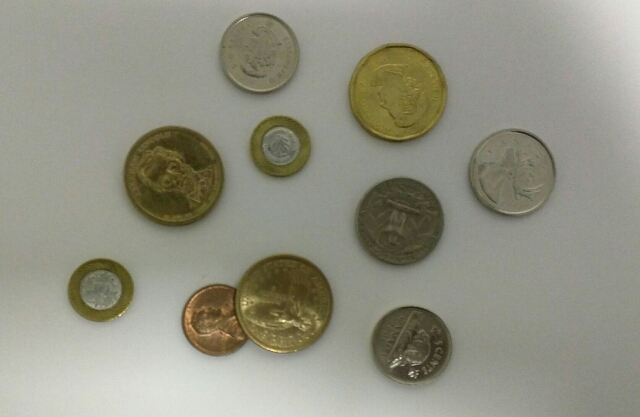
#> input picture coin.jpg, 640 x 417 px
$ python allTask.py   (older library calls are emulated)
#> lines starting #> are read from the running program, lines starting #| are printed output that depends on the picture; after the words box and inside, x2 and y2 are one past the last pixel; in counts of white or black regions, pixels touching at a corner belong together
import copy as cp
import imutils
import cv2
import numpy as np
import sys
import re
import os
import math


# Checks if the path exists
def check_path(path):
    if not os.path.exists(path):
        print('ERROR! The given path does not exist.')
        sys.exit(0)


# Finds corners : harris and shitomasi 2 Task Find corner
'''
Function : cv2.cornerHarris(image,blocksize,ksize,k)
Parameters are as follows :
1. image : the source image in which we wish to find the corners (grayscale)
2. blocksize : size of the neighborhood in which we compare the gradient
3. ksize : aperture parameter for the Sobel() Operator (used for finding Ix & Iy)
4. k : Harris detector free parameter (used in computing R)
'''


def harris_corners(image):
    gray_img = cv2.cvtColor(image, cv2.COLOR_BGR2GRAY)
    gray_img = np.float32(gray_img)

    # You can play with these parameters to get different outputs
    corners_img = cv2.cornerHarris(gray_img, 3, 3, 0.04)

    image[corners_img > 0.001 * corners_img.max()] = [255, 255, 0]

    return image


'''
Function: cv2.goodFeaturesToTrack(image,maxCorners, qualityLevel, minDistance[, corners[, mask[, blockSize[, useHarrisDetector[, k]]]]])
image – Input 8-bit or floating-point 32-bit (grayscale image).
maxCorners – You can specify the maximum no. of corners to be detected. (Strongest ones are returned if detected more than max.)
qualityLevel – Minimum accepted quality of image corners.
minDistance – Minimum possible Euclidean distance between the returned corners.
corners – Output vector of detected corners.
mask – Optional region of interest.
blockSize – Size of an average block for computing a derivative covariation matrix over each pixel neighborhood.
useHarrisDetector – Set this to True if you want to use Harris Detector with this function.
k – Free parameter of the Harris detector (used in computing R)
'''


def shi_tomasi(image):
    gray_img = cv2.cvtColor(image, cv2.COLOR_BGR2GRAY)

    # You can play with these parameters to get different outputs
    corners_img = cv2.goodFeaturesToTrack(gray_img, 1200, 0.01, 10)
    # corners_img = np.int0(corners_img)

    blank_img = np.zeros((image.shape[0], image.shape[1], 3), np.uint8)

    for corners in corners_img:
        x, y = corners.ravel()
        cv2.circle(image, (x, y), 3, [255, 255, 0], -1)
        cv2.circle(blank_img, (x, y), 2, [255, 255, 0], -1)

    return image, blank_img


def find_corners(img):
    img_dup = cp.copy(img)
    img_dup1 = cp.copy(img)

    harris = harris_corners(img)
    shitomasi, silhouette = shi_tomasi(img_dup)

    # Display different corner detection methods side by side

    out1 = np.concatenate((harris, shitomasi), axis=1)
    out2 = np.concatenate((img_dup1, silhouette), axis=1)

    out3 = np.concatenate((out1, out2), axis=0)
    # cv2.imshow('Left: Harris, Right: Shi-Tomasi',out1)
    # cv2.imshow('Important points',out2)
    cv2.imshow('Corners', out3)
    return harris, shitomasi, silhouette, out3


# 3 Task Function
def houghCircles(img):
    img = cv2.medianBlur(img, 5)
    cimg = cv2.cvtColor(img, cv2.COLOR_GRAY2BGR)

    if ((re.compile("3*")).match(cv2.__version__)):
        circles = cv2.HoughCircles(img, cv2.HOUGH_GRADIENT,
                                   1, 20, param1=70, param2=50, minRadius=0, maxRadius=0)
    else:
        circles = cv2.HoughCircles(img, cv2.cv.CV_HOUGH_GRADIENT,
                                   1, 20, param1=70, param2=50, minRadius=0, maxRadius=0)
    if circles is not None:
        if circles.any() == True :
            circles = np.uint16(np.around(circles))
            for i in circles[0, :]:
                cv2.circle(cimg, (i[0], i[1]), i[2], (0, 255, 0), 2)
                cv2.circle(cimg, (i[0], i[1]), 2, (0, 0, 255), 3)
    return cimg


def eulerToCoordinateTransform(line):
    for rho, theta in line:
        a = np.cos(theta)
        b = np.sin(theta)
        x0 = a * rho
        y0 = b * rho
        x1 = int(x0 + 1000 * (-b))
        y1 = int(y0 + 1000 * (a))
        x2 = int(x0 - 1000 * (-b))
        y2 = int(y0 - 1000 * (a))
    return [(x1, y1), (x2, y2)]


def getIntersection(line_1, line_2):
    line1 = eulerToCoordinateTransform(line_1)
    line2 = eulerToCoordinateTransform(line_2)

    s1 = np.array(line1[0])
    e1 = np.array(line1[1])

    s2 = np.array(line2[0])
    e2 = np.array(line2[1])

    a1 = (s1[1] - e1[1]) / (s1[0] - e1[0])
    b1 = s1[1] - (a1 * s1[0])

    a2 = (s2[1] - e2[1]) / (s2[0] - e2[0])
    b2 = s2[1] - (a2 * s2[0])

    if abs(a1 - a2) < sys.float_info.epsilon:
        return False

    x = (b2 - b1) / (a1 - a2)
    y = a1 * x + b1
    return (x, y)


def houghLines(img):
    gray = cv2.cvtColor(img, cv2.COLOR_BGR2GRAY)
    edges = cv2.Canny(gray, 50, 150, apertureSize=3)

    lines = cv2.HoughLines(edges, 1.75, np.pi / 180, 150)
    if lines is not None:
        if lines.any() == True :

            for line in lines:
                for rho, theta in line:
                    line_transform = eulerToCoordinateTransform(line)
                    cv2.line(img, line_transform[0], line_transform[1], (0, 0, 255), 2)

            for i in range(len(lines)):
                for j in range(i + 1, len(lines)):
                    if getIntersection(lines[i], lines[j]):
                        center = getIntersection(lines[i], lines[j])
                        if (math.isnan(center[0]) != True) or (math.isnan(center[0]) != True):
                            cv2.circle(img, (int(center[0]), int(center[1])), 2, (0, 255, 0), 3)
    return img

def main():
    imagepath = input("please.. typing image name : ")
#> the answer given: coin.jpg
    temp = imagepath[:imagepath.index(".")]
    check_path(imagepath)
    ### construct the argument parser and parse the arguments

    # loading image
    image = cv2.imread(imagepath)
#> image is the input picture: shape (417, 640, 3); mean B, G, R 130.6, 145.4, 145.8

    # Compute the ratio of the old height to the new height, clone it,
    # and resize it easier for compute and viewing
    ratio = image.shape[0] / 500.0
#> ratio = 0.834
    orig = image.copy()
    image = imutils.resize(image, height=500)
#> image: shape (500, 767, 3)

    ### convert the image to grayscale, blur it, and find edges in the image

    gray = cv2.cvtColor(image, cv2.COLOR_BGR2GRAY)

    # Gaussian Blurring to remove high frequency noise helping in
    # Contour Detection
    gray = cv2.GaussianBlur(gray, (5, 5), 0)
    # Canny Edge Detection
    edged = cv2.Canny(gray, 75, 200)
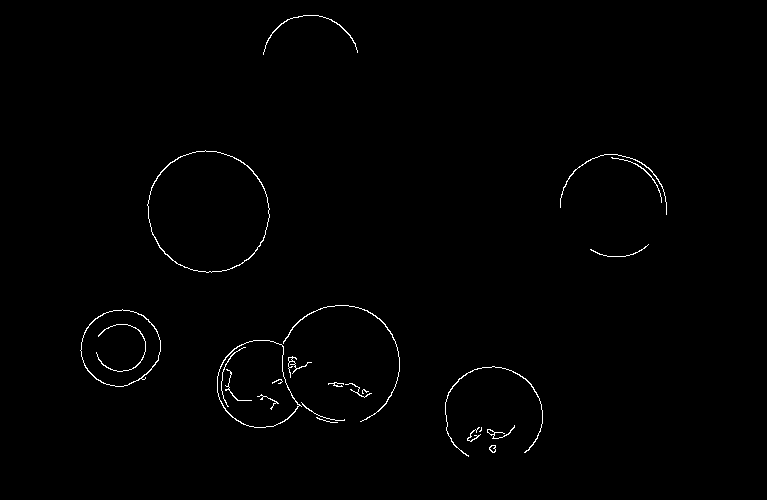
#> edged: shape (500, 767); 0.76% white in thin lines or dots, all inside (x1, y1, x2, y2) = (80, 15, 667, 457)

    print("STEP 1: Edge Detection")
    # cv2.imshow("Image", image)
    cv2.imshow("Edged", edged)
    cv2.imwrite('Edged-' + temp + '.jpg', edged)
    # finding the contours in the edged image, keeping only the
    # largest ones, and initialize the screen contour
    cnts = cv2.findContours(edged.copy(), cv2.RETR_LIST, cv2.CHAIN_APPROX_SIMPLE)
#> cnts = 30 contours, 14 with area under 20; largest, box (x1, y1, x2, y2) and area: (147, 150, 270, 273) 11554, (147, 150, 270, 273) 11462, (217, 340, 302, 428) 5226, (217, 340, 300, 428) 5164, (80, 309, 161, 387) 4706

    ## What are Contours ?
    ## Contours can be explained simply as a curve joining all the continuous
    ## points (along the boundary), having same color or intensity.
    ## The contours are a useful tool for shape analysis and object detection
    ## and recognition.

    # Handling due to different version of OpenCV
    cnts = cnts[0] if len(cnts) == 2 else cnts[1]

    # Taking only the top 5 contours by Area
    cnts = sorted(cnts, key=cv2.contourArea, reverse=True)[:5]
#> cnts = 5 contours; box (x1, y1, x2, y2) and area: (147, 150, 270, 273) 11554, (147, 150, 270, 273) 11462, (217, 340, 302, 428) 5226, (217, 340, 300, 428) 5164, (80, 309, 161, 387) 4706

    ### Heuristic & Assumption

    # A document scanner simply scans in a piece of paper.
    # A piece of paper is assumed to be a rectangle.
    # And a rectangle has four edges.
    # Therefore use a heuristic like : we’ll assume that the largest
    # contour in the image with exactly four points is our piece of paper to
    # be scanned.

    # looping over the contours
    for c in cnts:
        ### Approximating the contour

        # Calculates a contour perimeter or a curve length
        peri = cv2.arcLength(c, True)
        approx = cv2.approxPolyDP(c, 0.01 * peri, True)  # 0.02

        # if our approximated contour has four points, then we
        # can assume that we have found our screen
        screenCnt = approx
        if len(approx) == 4:
            screenCnt = approx
            break
#> this loop made 5 passes
#> peri on passes 1 to 5: 407.1, 404.7, 289.8, 284.4, 270

    # show the contour (outline)
    print("STEP 2: Finding Boundary")

    cv2.drawContours(image, [screenCnt], -1, (0, 255, 0), 2)
    cv2.imshow("Boundary", image)
    cv2.imwrite('Boundary-' + temp + '.jpg', image)
    cv2.waitKey(0)
    cv2.destroyAllWindows()
    img = cv2.imread(imagepath)

    harris, shitomasi, silhoutte, out3 = find_corners(img)
#> in shi_tomasi, `corners_img = cv2.goodFeaturesToTrack(gray_img, 1200, 0.01, 10)`: corners_img = 197 rows, first 8: [400, 358], [413, 372], [234, 317], [119, 315], [285, 321], [245, 302], [390, 366], [302, 325]
#> the loop in shi_tomasi, `for corners in corners_img:` made 197 passes
#> after the loop in shi_tomasi, `for corners in corners_img:`:
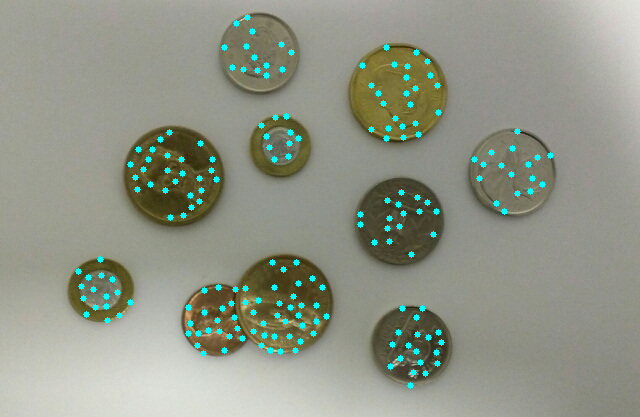
#> image: shape (417, 640, 3); 2.14% of pixels changed, all inside (x1, y1, x2, y2) = (75, 14, 554, 389)
#> in find_corners, `out1 = np.concatenate((harris, shitomasi), axis=1)`:
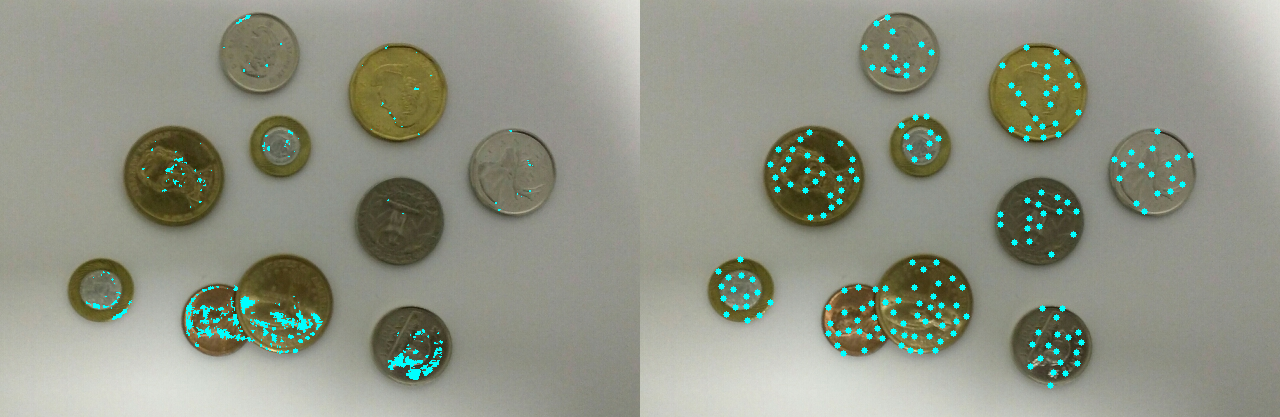
#> out1: shape (417, 1280, 3); mean B, G, R 133.6, 147.8, 144
#> in find_corners, `out2 = np.concatenate((img_dup1, silhouette), axis=1)`:
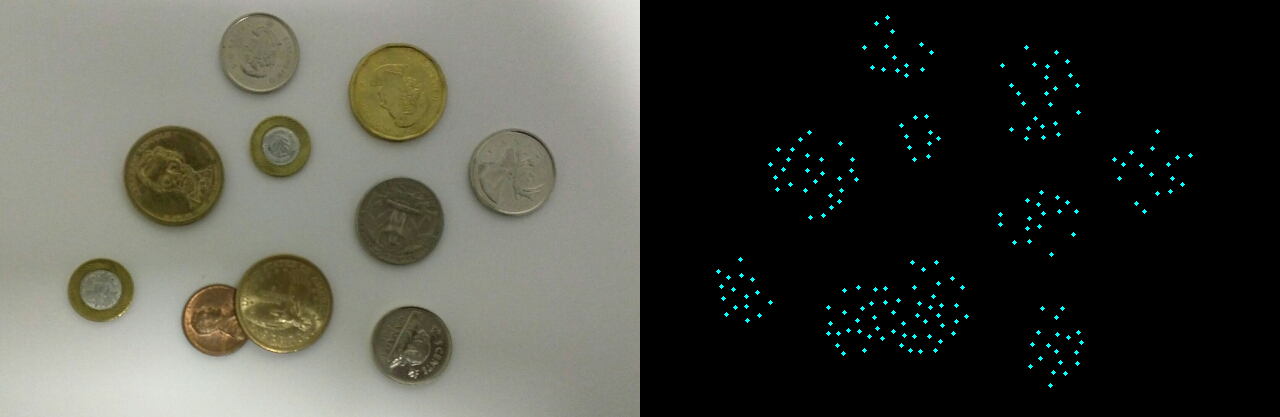
#> out2: shape (417, 1280, 3); mean B, G, R 66.5, 73.9, 72.9
#> in find_corners, `out3 = np.concatenate((out1, out2), axis=0)`:
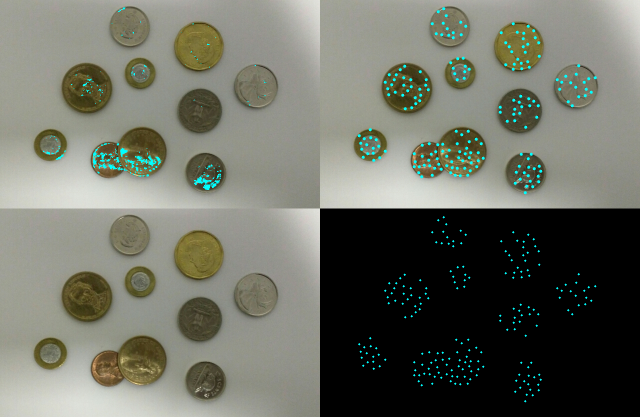
#> out3: shape (834, 1280, 3) (shown at 1/2 size); mean B, G, R 100.1, 110.9, 108.5
    cv2.imwrite('corners-' + temp + '.jpg', out3)
    cv2.waitKey(0)
    cv2.destroyAllWindows()
    img = cv2.imread(imagepath)
    gray = cv2.cvtColor(img, cv2.COLOR_BGR2GRAY)

    houghCircleImage = houghCircles(gray)
#> in houghCircles, `circles = cv2.HoughCircles(img, cv2.HOUGH_GRADIENT, 1, 20, param1=70, ..`: circles = [[397.5, 93.5, 50.5], [173.5, 176.5, 50.1], [398.5, 220.5, 45.2], [283.5, 304.5, 50.3], [510.5, 172.5, 44.4], [217.5, 319.5, 36], [256.5, 54.5, 38.5], [280.5, 146.5, 31], [103.5, 288.5, 29.9]]
#> in houghCircles, `circles = np.uint16(np.around(circles))`: circles = [[398, 94, 50], [174, 176, 50], [398, 220, 45], [284, 304, 50], [510, 172, 44], [218, 320, 36], [256, 54, 38], [280, 146, 31], [104, 288, 30]]
#> the loop in houghCircles, `for i in circles[0, :]:` made 9 passes
#> after the loop in houghCircles, `for i in circles[0, :]:`:
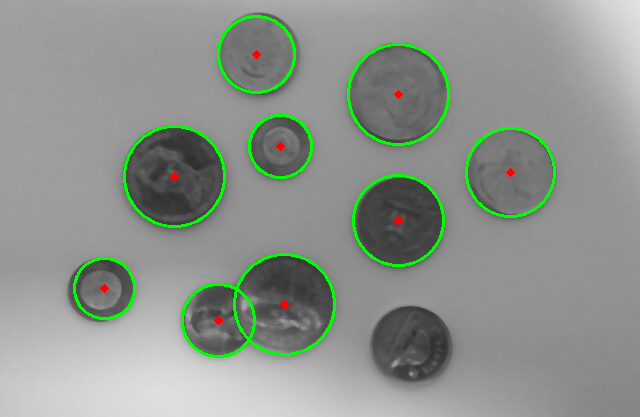
#> cimg: shape (417, 640, 3); mean B, G, R 140.9, 147.6, 141.3
    houghLineImage = houghLines(houghCircleImage)
#> in houghLines, `edges = cv2.Canny(gray, 50, 150, apertureSize=3)`:
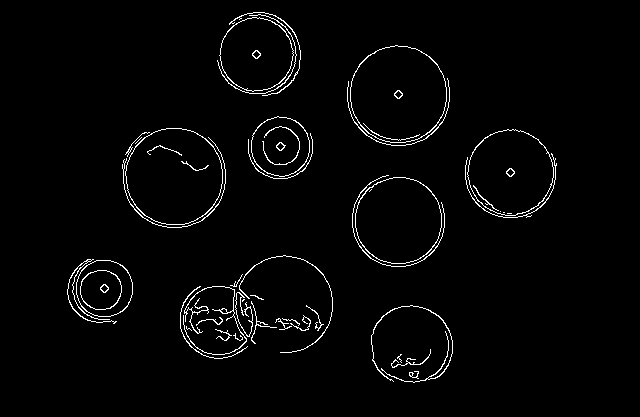
#> edges: shape (417, 640); 2.3% white in thin lines or dots, all inside (x1, y1, x2, y2) = (67, 12, 557, 383)
#> in houghLines, `lines = cv2.HoughLines(edges, 1.75, np.pi / 180, 150)`: lines = None

    cv2.imshow('Circles and Lines', houghLineImage)
    cv2.imwrite('Circles-' + temp + '.jpg', houghLineImage)
    cv2.waitKey(0)
    cv2.destroyAllWindows()

if __name__ == "__main__":
    main()
